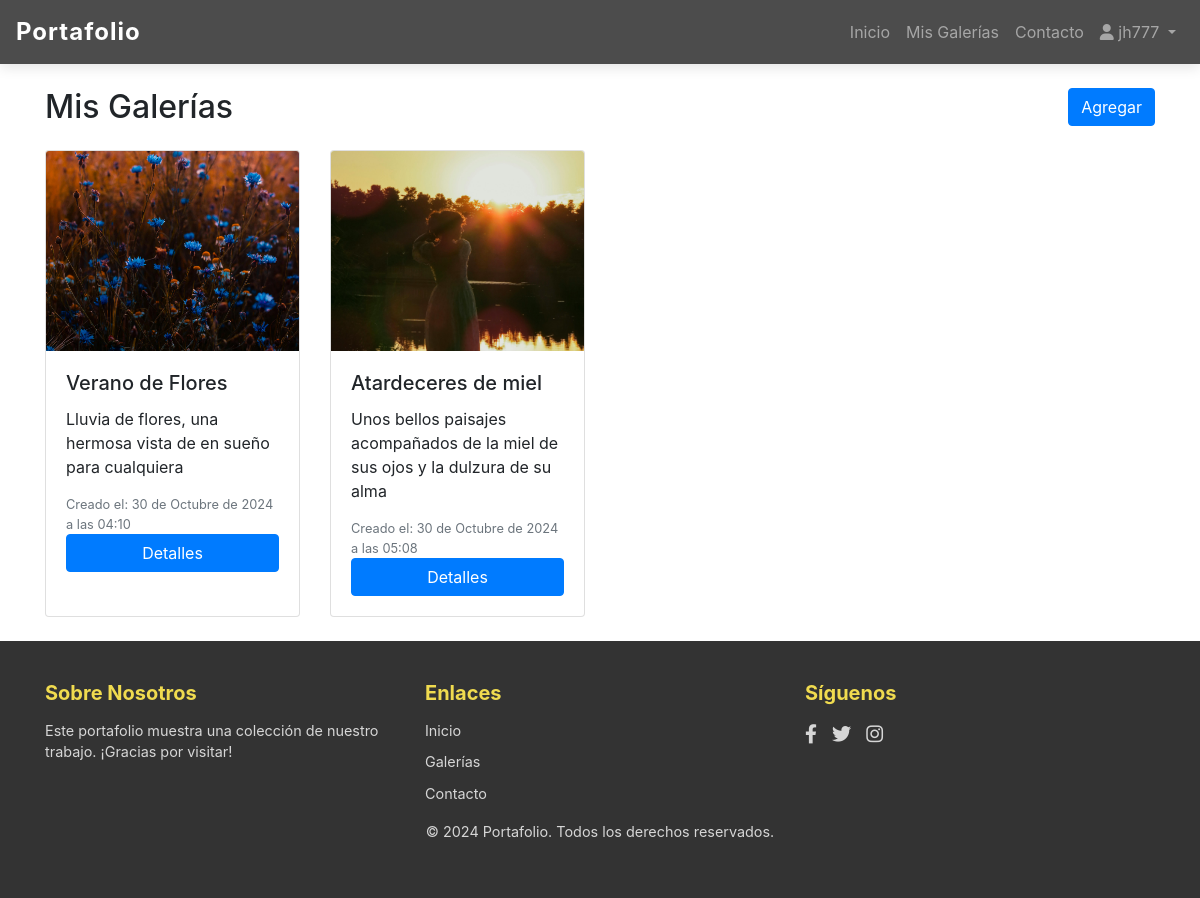
Screenshot of /my-galleries/ (signed in) with the database file from the repository.
### gallery/models.py (models this page shows, shortened)
class Gallery(models.Model):
    user = models.ForeignKey(User, on_delete=models.CASCADE, related_name='galleries')
    title = models.CharField(max_length=100)
    description = models.TextField(blank=True, null=True)
    photo = models.ImageField(upload_to='gallery/', blank=True, null=True)
    created_at = models.DateTimeField(auto_now_add=True)

### gallery/views.py (the view)
# urls.py: path('my-galleries/', views.user_galleries, name='user_galleries'),
@login_required
def user_galleries(request):
    galleries = Gallery.objects.filter(user=request.user)
    return render(request, 'gallery/user_galleries.html', {'galleries': galleries})

### gallery/templates/gallery/user_galleries.html
{% extends 'base.html' %}
{% load static %}
{% block section %}
<div class="container mt-4">
    <div class="d-flex justify-content-between align-items-center">
        <h2 class="mb-0">Mis Galerías</h2>
        <a href="#" class="btn btn-primary">Agregar</a>
    </div>
</div>
{% endblock section %}
{% block maincontent %}
<div class="container mt-4">
    {% if galleries %}
        <div class="row">
            {% for gallery in galleries %}
                <div class="col-md-4 col-lg-3 mb-4">
                    <div class="card h-100">
                        {% if gallery.photo %}
                            <img src="{% static gallery.photo.url %}" alt="{{ gallery.title }}" class="card-img-top" style="height: 200px; object-fit: cover;">
                        {% else %}
                            <div class="placeholder-image" style="height: 200px; background-color: #f0f0f0;"></div>
                        {% endif %}
                        <div class="card-body d-flex flex-column">
                            <h5 class="card-title">{{ gallery.title }}</h5>
                            <p class="card-text">{{ gallery.description|truncatewords:20 }}</p>
                            <small class="text-muted">Creado el: {{ gallery.created_at }}</small>
                            <a href="{% url 'gallery_detail' gallery.pk %}" class="btn btn-primary">Detalles</a>
                        </div>
                    </div>
                </div>
            {% endfor %}
        </div>
    {% else %}
        <p class="text-center">No tienes galerías.</p>
    {% endif %}
</div>
{% endblock %}

### templates/gallery/admin/_nav_bar.html (shortened to what this page needs)
{% load static %}
<nav class="navbar navbar-expand-lg navbar-dark navbar-custom">
    <a class="navbar-brand" href="#">Portafolio</a>
    <div class="collapse navbar-collapse" id="navbarNav">
        <ul class="navbar-nav ml-auto">
            <li class="nav-item">
                <a class="nav-link" href="{% url 'gallery_list' %}">Inicio</a>
            </li>
            <li class="nav-item">
                <a class="nav-link" href="{% url 'user_galleries' %}">Mis Galerías</a>
            </li>
            <li class="nav-item">
                <a class="nav-link" href="#">Contacto</a>
            </li>
            <li class="nav-item dropdown">
                <a class="nav-link dropdown-toggle" href="#" id="userDropdown" role="button" data-toggle="dropdown" aria-haspopup="true" aria-expanded="false">
                    <i class="fas fa-user"></i> {% firstof user.get_username user.get_short_name %}
                </a>
            </li>
        </ul>
    </div>
</nav>

### gallery/static/gallery/css/styles.css (style rules this page uses)
html, body { margin: 0; padding: 0; width: 100%; overflow-x: hidden; }
.navbar-custom { background-color: rgba(0, 0, 0, 0.7); color: white; width: 100%; z-index: 3; box-shadow: 0px 4px 12px rgba(0, 0, 0, 0.1); transition: background-color 0.3s ease-in-out; }
.navbar-custom .navbar-brand { font-weight: bold; font-size: 1.5rem; letter-spacing: 1px; }
.navbar-custom .nav-link { color: rgba(255, 255, 255, 0.8); font-size: 1rem; transition: color 0.3s ease-in-out; padding: 0.75rem; }

### rows the page displays
Gallery: photo (picture), title "Verano de Flores", description "Lluvia de flores, una hermosa vista de en sueño para cualquiera", created_at "30 de Octubre de 2024 a las 04:10"
Gallery: photo (picture), title "Atardeceres de miel", description "Unos bellos paisajes acompañados de la miel de sus ojos y la dulzura de su alma", created_at "30 de Octubre de 2024 a las 05:08"
